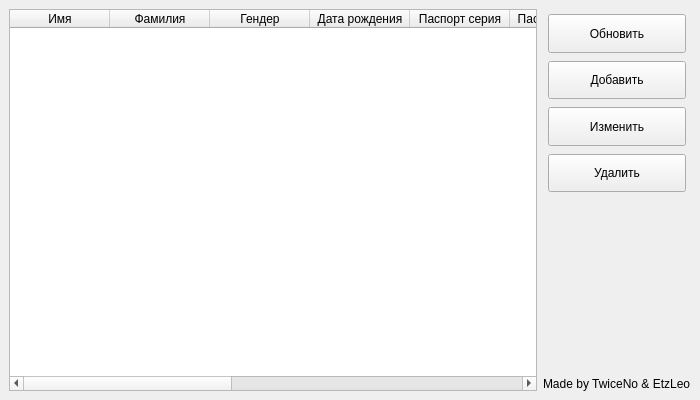
<?xml version="1.0" encoding="UTF-8"?>
<ui version="4.0">
 <class>MainWindow</class>
 <widget class="QMainWindow" name="MainWindow">
  <property name="geometry">
   <rect>
    <x>0</x>
    <y>0</y>
    <width>700</width>
    <height>400</height>
   </rect>
  </property>
  <property name="windowTitle">
   <string>Постояльцы</string>
  </property>
  <widget class="QWidget" name="centralwidget">
   <layout class="QHBoxLayout" name="horizontalLayout_2">
    <item>
     <widget class="QTableWidget" name="tableWidget">
      <column>
       <property name="text">
        <string>Имя</string>
       </property>
      </column>
      <column>
       <property name="text">
        <string>Фамилия</string>
       </property>
      </column>
      <column>
       <property name="text">
        <string>Гендер</string>
       </property>
      </column>
      <column>
       <property name="text">
        <string>Дата рождения</string>
       </property>
      </column>
      <column>
       <property name="text">
        <string>Паспорт серия</string>
       </property>
      </column>
      <column>
       <property name="text">
        <string>Паспорт номер</string>
       </property>
      </column>
      <column>
       <property name="text">
        <string>Телефон</string>
       </property>
      </column>
      <column>
       <property name="text">
        <string>Номер</string>
       </property>
      </column>
      <column>
       <property name="text">
        <string>С детьми</string>
       </property>
      </column>
      <column>
       <property name="text">
        <string>Постояльцев</string>
       </property>
      </column>
      <column>
       <property name="text">
        <string>Дата заселения</string>
       </property>
      </column>
      <column>
       <property name="text">
        <string>Дата выселения</string>
       </property>
      </column>
     </widget>
    </item>
    <item>
     <layout class="QVBoxLayout" name="verticalLayout_2">
      <item>
       <layout class="QHBoxLayout" name="horizontalLayout">
        <item>
         <layout class="QVBoxLayout" name="verticalLayout">
          <property name="spacing">
           <number>8</number>
          </property>
          <property name="leftMargin">
           <number>5</number>
          </property>
          <property name="topMargin">
           <number>5</number>
          </property>
          <property name="rightMargin">
           <number>5</number>
          </property>
          <property name="bottomMargin">
           <number>5</number>
          </property>
          <item>
           <widget class="QPushButton" name="refreshButton">
            <property name="maximumSize">
             <size>
              <width>150</width>
              <height>50</height>
             </size>
            </property>
            <property name="text">
             <string>Обновить</string>
            </property>
           </widget>
          </item>
          <item>
           <widget class="QPushButton" name="addButton">
            <property name="maximumSize">
             <size>
              <width>150</width>
              <height>50</height>
             </size>
            </property>
            <property name="text">
             <string>Добавить</string>
            </property>
           </widget>
          </item>
          <item>
           <widget class="QPushButton" name="editButton">
            <property name="maximumSize">
             <size>
              <width>150</width>
              <height>50</height>
             </size>
            </property>
            <property name="text">
             <string>Изменить</string>
            </property>
           </widget>
          </item>
          <item>
           <widget class="QPushButton" name="deleteButton">
            <property name="maximumSize">
             <size>
              <width>150</width>
              <height>50</height>
             </size>
            </property>
            <property name="text">
             <string>Удалить</string>
            </property>
           </widget>
          </item>
         </layout>
        </item>
       </layout>
      </item>
      <item alignment="Qt::AlignRight|Qt::AlignBottom">
       <widget class="QLabel" name="credits">
        <property name="text">
         <string>Made by TwiceNo &amp; EtzLeo</string>
        </property>
        <property name="wordWrap">
         <bool>false</bool>
        </property>
       </widget>
      </item>
     </layout>
    </item>
   </layout>
  </widget>
 </widget>
 <tabstops>
  <tabstop>refreshButton</tabstop>
  <tabstop>addButton</tabstop>
  <tabstop>editButton</tabstop>
  <tabstop>deleteButton</tabstop>
  <tabstop>tableWidget</tabstop>
 </tabstops>
 <resources/>
 <connections/>
</ui>
